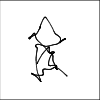
Frame 1 (no input)
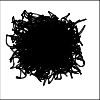
Frame 60 (no input)
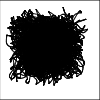
Frame 120 (the mouse pressed at the canvas centre since frame 60)

The p5.js sketch that drew these frames (run headless with seeded random() and noise() and a simulated clock; from frame 60 on, the mouse is pressed at the canvas centre):

// p5.js sketch
// ── sketch.js
// https://editor.p5js.org/jht9629-nyu/sketches/B2PQd1dxF
// noise fill fail
let my = {}
function setup() {
  my.frameCount = 0;
  createCanvas(100, 100);
  noFill();
  rect(0,0,width,height);
}

function draw() {
  // background(200);
  for (let i = 0; i < 1000; i++) {
    my.frameCount ++;
    draw_noise();
  }
}

function draw_noise() {
  // Set the noise level and scale.
  let noiseLevel = 100;
  let noiseScale = 0.005;

  // Scale the input coordinate.
  let nt = noiseScale * my.frameCount;

  // Compute the noise values.
  let x = noiseLevel * noise(nt);
  let y = noiseLevel * noise(nt + 10000);

  // Draw the point.
  // strokeWeight(1);
  point(x, y);
}
